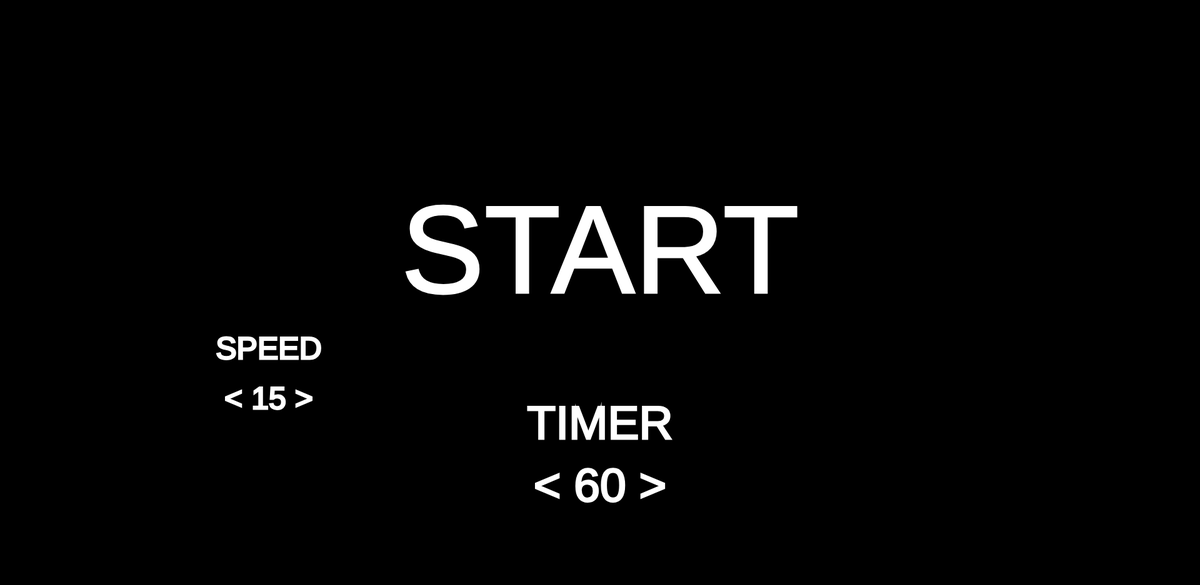
Frame 1 (no input)
Frame 60 (no input): identical to frame 1, image omitted
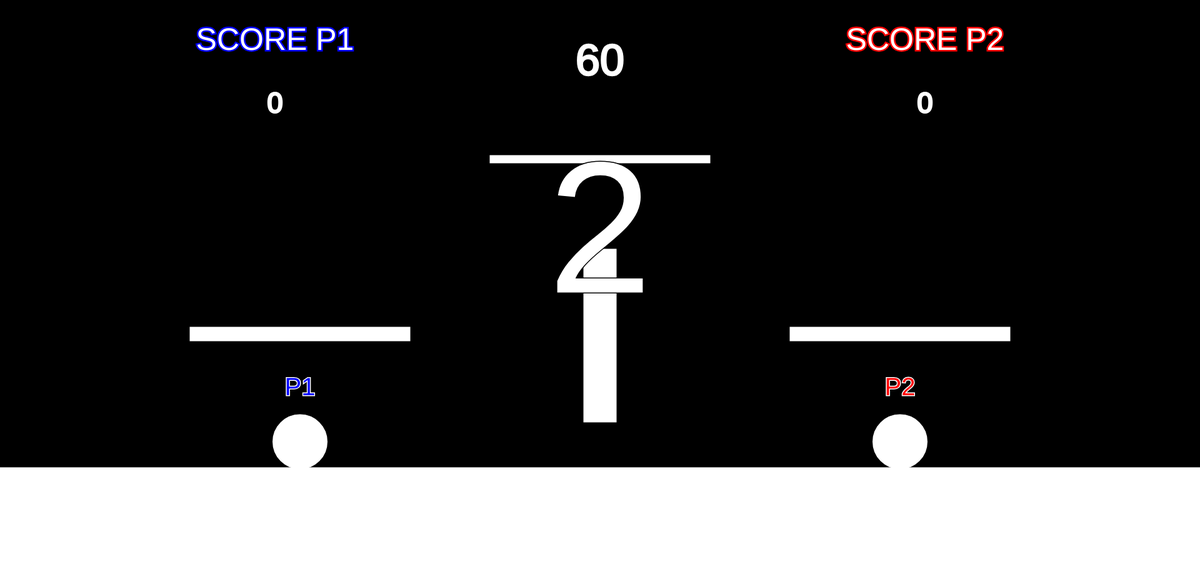
Frame 120 (the mouse pressed at the canvas centre since frame 60)

The p5.js sketch that drew these frames (run headless with seeded random() and noise() and a simulated clock; from frame 60 on, the mouse is pressed at the canvas centre):

// p5.js sketch
// ── sketch.js
var x = 480;
var y = 707.5;
var h = 85;
var w = 85;
var a = 10;
var x2 = 1440;
var y2 = 707.5;
var h2 = 85;
var w2 = 85;
var a2 = 10;
var s1 = 0;
var s2 = 0;
var coinX;
var coinY;
var timer = 60;
var timer2;
var bonus = 1;
var start = 0;
var speed = 15;
var gravity = 2.5;
var jumpforce = 35;
var countdown = 3;
var point = 0;
var point2 = 0;

function setup() {
  createCanvas(1920, 937);
  const c = color(255);
  stroke(c);
  fill(c);
  strokeWeight(3);
  coinX = random(50, 1865);
  coinY = random(475, 700);
  randomcolor = random(1, 3);
}

function draw() {
  textAlign(CENTER);
  if (start == 1) {
    if (countdown >= 0) {
      background(0);

      rect(0, 750, 1920, 187);

      ellipse(x, y, w, h);
      ellipse(x2, y2, w2, h2);

      rect(width/2 - 25, 400, 50, 275);

      rect(width/2 - 175, 250, 350, 10);

      rect(width/4 - 175, 525, 350, 20);
      rect(width/4*3 - 175, 525, 350, 20);

      //TAGS

      push();
      textSize(40);
      fill(0, 0, 255);
      text('P1', x, y - 75);
      fill(255, 0, 0);
      text('P2', x2, y2 - 75);
      pop();

      //SCORE

      push();
      textSize(50);
      stroke(0, 0, 255);
      strokeWeight(5);
      text('SCORE P1', 1920/3 - 200, 80);
      stroke(255, 0, 0);
      text('SCORE P2', 1920/3*2 + 200, 80);
      pop();

      push();
      textSize(45);
      text(s1, 1920/3 - 200, 180);
      text(s2, 1920/3*2 + 200, 180);
      pop();

      //TIMER

      push();
      textSize(70);
      text(timer, width/2, 120);
      pop();

      if (frameCount % 60 == 0 && countdown >= 0) {
        countdown--;
      }

      if (countdown > 0) {
        push();
        textSize(300);
        stroke(0);
        text(countdown, width/2, height/2);
        pop();
      }
    }

    if (timer > 0 && countdown <= 0) {

      background(0);

      rect(0, 750, 1920, 187);

      ellipse(x, y, w, h);
      ellipse(x2, y2, w2, h2);

      rect(width/2 - 25, 400, 50, 275);

      rect(width/2 - 175, 250, 350, 10);

      rect(width/4 - 175, 525, 350, 20);
      rect(width/4*3 - 175, 525, 350, 20);

      //TAGS

      push();
      textSize(40);
      fill(0, 0, 255);
      text('P1', x, y - 75);
      fill(255, 0, 0);
      text('P2', x2, y2 - 75);
      pop();

      //SCORE

      push();
      textSize(50);
      stroke(0, 0, 255);
      strokeWeight(5);
      text('SCORE P1', 1920/3 - 200, 80);
      stroke(255, 0, 0);
      text('SCORE P2', 1920/3*2 + 200, 80);
      pop();

      push();
      textSize(45);
      text(s1, 1920/3 - 200, 180);
      text(s2, 1920/3*2 + 200, 180);
      pop();

      //TIMER

      push();
      textSize(70);
      text(timer, width/2, 120);
      pop();

      // P1

      y = y + a;

      a = a + gravity;

      if (y >= 707.5) {
        a = 0;
        y = 707.5;
      }

      if (y <= 42.5) {
        y = 42.5;
        a = 1;
      }

      if (x > 1877.5) {
        x = 1877.5;
      }

      if (x < 42.5) {
        x = 42.5;
      }

      if (keyIsDown(UP_ARROW)) {
        if (y > 700) {
          if (y <= 707.5) {
            a = -jumpforce;
          }
        }
      }

      if (keyIsDown(DOWN_ARROW)) {
        if (y > 700) {
          if (y <= 707.5) {
            h = 50;
            w = 110;
            y = 723;

            if (keyIsDown(UP_ARROW)) {
              a = 0;
            }
          }
        }
      } else {
        h = 85;
        w = 85;
      }

      if (keyIsDown(LEFT_ARROW)) {
        if (x <= width/2 + 70 && x >= width/2 - 69 && y <= 722 && y >= 400) {
            x = width/2 + 70;
        } else {
          x = x - speed;
        }
      }

      if (keyIsDown(RIGHT_ARROW)) {
        if (x >= width/2 - 70 && x <= width/2 + 69 && y <= 722 && y >= 400) {
          x = width/2 - 70;
        } else {
          x = x + speed;
        }
      }

      //P2

      y2 = y2 + a2;

      a2 = a2 + gravity;

      if (y2 >= 707.5) {
        a2 = 0;
        y2 = 707.5;
      }

      if (y2 <= 42.5) {
        y2 = 42.5;
        a2 = 1;
      }

      if (x2 > 1877.5) {
        x2 = 1877.5;
      }

      if (x2 < 42.5) {
        x2 = 42.5;
      }

      if (keyIsDown(87)) {
        if (y2 > 700) {
          if (y2 <= 707.5) {
            a2 = -jumpforce;
          }
        }
      }

      if (keyIsDown(83)) {
        if (y2 > 700) {
          if (y2 <= 707.5) {
            h2 = 50;
            w2 = 110;
            y2 = 723;

            if (keyIsDown(87)) {
              a2 = 0;
            }
          }
        }
      } else {
        h2 = 85;
        w2 = 85;
      }

      if (keyIsDown(65)) {
        if (x2 <= width/2 + 70 && x2 >= width/2 - 69 && y2 <= 722 && y2 >= 400) {
          x2 = width/2 + 70;
        } else {
          x2 = x2 - speed;
        }
      }

      if (keyIsDown(68)) {
        if (x2 >= width/2 - 70 && x2 <= width/2 + 69 && y2 <= 722 && y2 >= 400) {
          x2 = width/2 - 70;
        } else {
          x2 = x2 + speed;
        }
      }

      //COIN

      if (bonus < 5 || bonus > 6) {
        push();
        fill(255, 255, 0);
        stroke(0);
        strokeWeight(1);
        rect(coinX, coinY, 20, 20);
        pop();

      } else {
        push();
        fill(255, 0, 0);
        stroke(0);
        strokeWeight(1);
        rect(coinX, coinY, 50, 50);
        pop();
      }

      if (x > coinX - 35 && x < coinX + 55 && y > coinY - 35 && y < coinY + 55 && (bonus < 5 || bonus > 6)) {
        s1++
        coinX = random(50, 1865);
        coinY = random(260, 700);
        bonus = random(1, 10);
        point = 1;
      }

      if (x2 > coinX - 35 && x2 < coinX + 55 && y2 > coinY - 35 && y2 < coinY + 55 && (bonus < 5 || bonus > 6)) {
        s2++
        coinX = random(50, 1865);
        coinY = random(260, 700);
        bonus = random(1, 10);
        point2 = 1;
      }

      if (x > coinX - 35 && x < coinX + 85 && y > coinY - 35 && y < coinY + 85) {
        if (bonus >= 5 && bonus <= 6) {
          s1 += 5
          coinX = random(50, 1865);
          coinY = random(260, 700);
          bonus = random(1, 10);
          point = 5;
        }
      }

      if (x2 > coinX - 35 && x2 < coinX + 85 && y2 > coinY - 35 && y2 < coinY + 85) {
        if (bonus >= 5 && bonus <= 6) {
          s2 += 5
          coinX = random(50, 1865);
          coinY = random(260, 700);
          bonus = random(1, 10);
          point2 = 5;
        }
      }

      while (coinX > width/2 - 60 && coinX < width/2 + 35 && coinY > 320 && coinY < 685) {
        coinX = random(50, 1865);
        coinY = random(260, 700);
      }

      //TIMER
      if (frameCount % 60 == 0 && timer > 0) {
        timer--;
      }

      //OBSTACLES
      //barrier
      if (x >= width/2 - 69 && x <= width/2 + 69 && y >= 700) {
        h = 50;
        w = 110;
        y = 723;
      }

      if (x2 >= width/2 - 69 && x2 <= width/2 + 69 && y2 >= 700) {
        h2 = 50;
        w2 = 110;
        y2 = 723;
      }

      if (x >= width/2 - 55 && x <= width/2 + 55 && y >= 337.5 && y <= 375) {
        a = 0;
        y = 357.5;
        if (keyIsDown(UP_ARROW)) {
          a = -jumpforce;
        }
        if (keyIsDown(DOWN_ARROW)) {
          h = 50;
          w = 110;
          y = 375;
        }
      }

      if (x2 >= width/2 - 55 && x2 <= width/2 + 55 && y2 >= 337.5 && y2 <= 372.5) {
        a2 = 0;
        y2 = 357.5;
        if (keyIsDown(87)) {
          a2 = -jumpforce;
        }
      }

      //vine
      if (x >= width/2 - 175 && x <= width/2 + 175 && y >= 250 && y <= 300) {
        a = 0;
        y = 295;
        if (keyIsDown(DOWN_ARROW)) {
          a = 6;
        }
      }

      if (x2 >= width/2 - 175 && x2 <= width/2 + 175 && y2 >= 250 && y2 <= 300) {
        a2 = 0;
        y2 = 295;
        if (keyIsDown(83)) {
          a2 = 6;
        }
      }

      //flying platforms
      if (x >= width/4 - 200 && x <= width/4 + 200 && y >= 457.5 && y <= 482.5) {
        a = 0;
        y = 482.5;
        if (keyIsDown(UP_ARROW)) {
          a = -jumpforce;
        }
        if (keyIsDown(DOWN_ARROW)) {
          a = 5;
        }
      }

      if (x >= width/4*3 - 200 && x <= width/4*3 + 200 && y >= 457.5 && y <= 482.5) {
        a = 0;
        y = 482.5;
        if (keyIsDown(UP_ARROW)) {
          a = -jumpforce;
        }
        if (keyIsDown(DOWN_ARROW)) {
          a = 5;
        }
      }

      if (x2 >= width/4 - 200 && x2 <= width/4 + 200 && y2 >= 457.5 && y2 <= 482.5) {
        a2 = 0;
        y2 = 482.5;
        if (keyIsDown(87)) {
          a2 = -jumpforce;
        }
        if (keyIsDown(83)) {
          a2 = 5;
        }
      }

      if (x2 >= width/4*3 - 200 && x2 <= width/4*3 + 200 && y2 >= 457.5 && y2 <= 482.5) {
        a2 = 0;
        y2 = 482.5;
        if (keyIsDown(87)) {
          a2 = -jumpforce;
        }
        if (keyIsDown(83)) {
          a2 = 5;
        }
      }

      //spikes
      if (tcheck == 0) {
        tx += 5;
        tmove += 5;
        if (tmove == 300) {
          tcheck = 1;
        }
      }

      if (tcheck == 1) {
        tx -= 5;
        tmove -= 5;
        if (tmove == 0) {
          tcheck = 0;
        }
      }

      //POINTS
      if (point > 0 && point <= 1) {
        push();
        textSize(45);
        fill(0, 0, 255);
        stroke(255);
        text("+1", width/3 - 125, 180);
        pop();
        if (frameCount % 60 == 0 && point >= 0 && point <= 1) {
          point--;
        }
      }

      if (point2 > 0 && point2 <= 1) {
        push();
        textSize(45);
        fill(255, 0, 0);
        stroke(255);
        text("+1", width/3*2 + 275, 180);
        pop();
        if (frameCount % 60 == 0 && point2 >= 0 && point2 <= 1) {
          point2--;
        }
      }

      if (point > 1 && point <= 5) {
        push();
        textSize(45);
        fill(0, 0, 255);
        stroke(255);
        text("+5", width/3 - 125, 180);
        pop();
        if (frameCount % 60 == 0 && point >= 0 && point <= 5) {
          point -= 5;
        }
      }

      if (point2 > 1 && point2 <= 5) {
        push();
        textSize(45);
        fill(255, 0, 0);
        stroke(255);
        text("+5", width/3*2 + 275, 180);
        pop();
        if (frameCount % 60 == 0 && point >= 0 && point <= 5) {
          point2 -= 5;
        }
      }
    }

    if (timer == 0) {
      textSize(50);
      push();
      fill(0);
      text("GAME OVER", width/3, 840);
      pop();

      //WINNER
      if (s1 > s2) {
        text("WINNER", width/3 - 200, 300);
        text("LOSER", width/3*2 + 200, 300);
      } else if (s1 < s2) {
        text("LOSER", width/3 - 200, 300);
        text("WINNER", width/3*2 + 200, 300);
      } else {
        text("DRAW", width/2, 200);
      }

      //RESTART
      push();
      fill(0);
      text("RESTART", width/3*2, 840);
      pop();

      //MENU
      push();
      fill(0);
      text("MENU", width/2, 880);
      pop();
    }

  } else {

    //MENU
    background(0);

    textSize(200);
    text("START", width/2, height/2);

    textSize(75);
    text("TIMER", width/2, height/4*3);
    text("< " + timer + " >", width/2, height/4*3 + 100);

    textSize(50);
    text("SPEED", width/4 - 50, height/3*2 - 50);
    text("< " + speed + " >", width/4 - 50, height/3*2 + 30);
  }

  if (countdown == 0) {
    push();
    textSize(300);
    stroke(0);
    text("GO!", width/2, height/2);
    pop();
  }
}

function mousePressed() {
  if (timer == 0) {
    if (mouseX > 1167 && mouseY > 800 && mouseX < 1400 && mouseY < 840) {
      s1 = 0;
      s2 = 0;
      timer = timer2;
      x = width/4;
      y = 707.5;
      a = 0;
      x2 = width/4*3;
      y2 = 707.5;
      a2 = 0;
      coinX = random(50, 1865);
      coinY = random(260, 700);
      bonus = random(1, 10);
      countdown = 3;
    }

    if (mouseX > 890 && mouseY > 840 && mouseX < 1030 && mouseY < 880) {
      start = 0;
      s1 = 0;
      s2 = 0;
      timer = timer2;
      x = width/4;
      y = 707.5;
      a = 0;
      x2 = width/4*3;
      y2 = 707.5;
      a2 = 0;
      coinX = random(50, 1865);
      coinY = random(260, 700);
      bonus = random(1, 10);
      countdown = 3;
    }
  }

  if (start == 0) {
    if (mouseX > 650 && mouseY > 320 && mouseX < 1300 && mouseY < 480) {
      start = 1;
      timer2 = timer;
    }

    if (mouseX > 850 && mouseY > 750 && mouseX < 900 && mouseY < 800) {
      timer--;
      if (timer == 0) {
        timer++;
      }
    } else if (mouseX > 1020 && mouseY > 750 && mouseX < 1070 && mouseY < 800) {
      timer++;
    }

    if (mouseX > 360 && mouseY > 620 && mouseX < 390 && mouseY < 650) {
      speed--;
      if (speed == 0) {
        speed--;
      }
    } else if (mouseX > 470 && mouseY > 620 && mouseX < 500 && mouseY < 650) {
      speed++;
      if (speed == 0) {
        speed++;
      }
    }
  }
}
